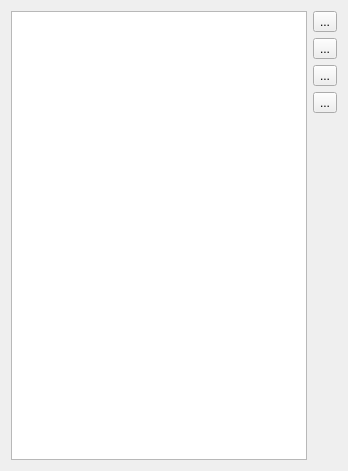
<?xml version="1.0" encoding="UTF-8"?>
<ui version="4.0">
 <class>db_entities_form</class>
 <widget class="QWidget" name="db_entities_form">
  <property name="geometry">
   <rect>
    <x>0</x>
    <y>0</y>
    <width>348</width>
    <height>471</height>
   </rect>
  </property>
  <property name="windowTitle">
   <string>Form</string>
  </property>
  <layout class="QGridLayout" name="gridLayout">
   <item row="2" column="1">
    <widget class="QToolButton" name="tbEditEntity">
     <property name="toolTip">
      <string>Edit record</string>
     </property>
     <property name="text">
      <string>...</string>
     </property>
    </widget>
   </item>
   <item row="1" column="1">
    <widget class="QToolButton" name="tbAddEntity">
     <property name="toolTip">
      <string>Add resord</string>
     </property>
     <property name="text">
      <string>...</string>
     </property>
    </widget>
   </item>
   <item row="4" column="1">
    <spacer name="verticalSpacer">
     <property name="orientation">
      <enum>Qt::Vertical</enum>
     </property>
     <property name="sizeHint" stdset="0">
      <size>
       <width>20</width>
       <height>360</height>
      </size>
     </property>
    </spacer>
   </item>
   <item row="3" column="1">
    <widget class="QToolButton" name="tbDelEntity">
     <property name="toolTip">
      <string>Delete record</string>
     </property>
     <property name="text">
      <string>...</string>
     </property>
    </widget>
   </item>
   <item row="0" column="1">
    <widget class="QToolButton" name="tbRefresh">
     <property name="toolTip">
      <string>refreshModel</string>
     </property>
     <property name="text">
      <string>...</string>
     </property>
    </widget>
   </item>
   <item row="0" column="0" rowspan="5">
    <widget class="QTreeView" name="tvViewEntities"/>
   </item>
  </layout>
 </widget>
 <resources/>
 <connections/>
</ui>
